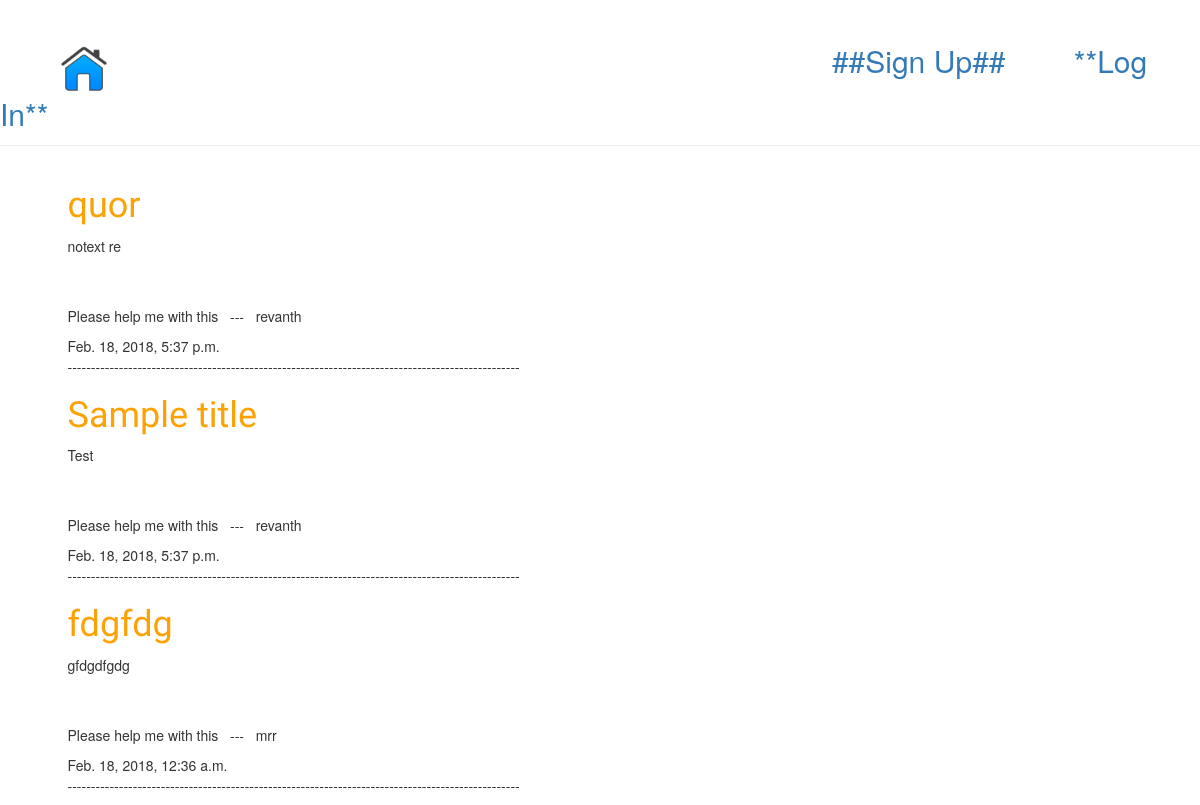
The app's page /, older data.
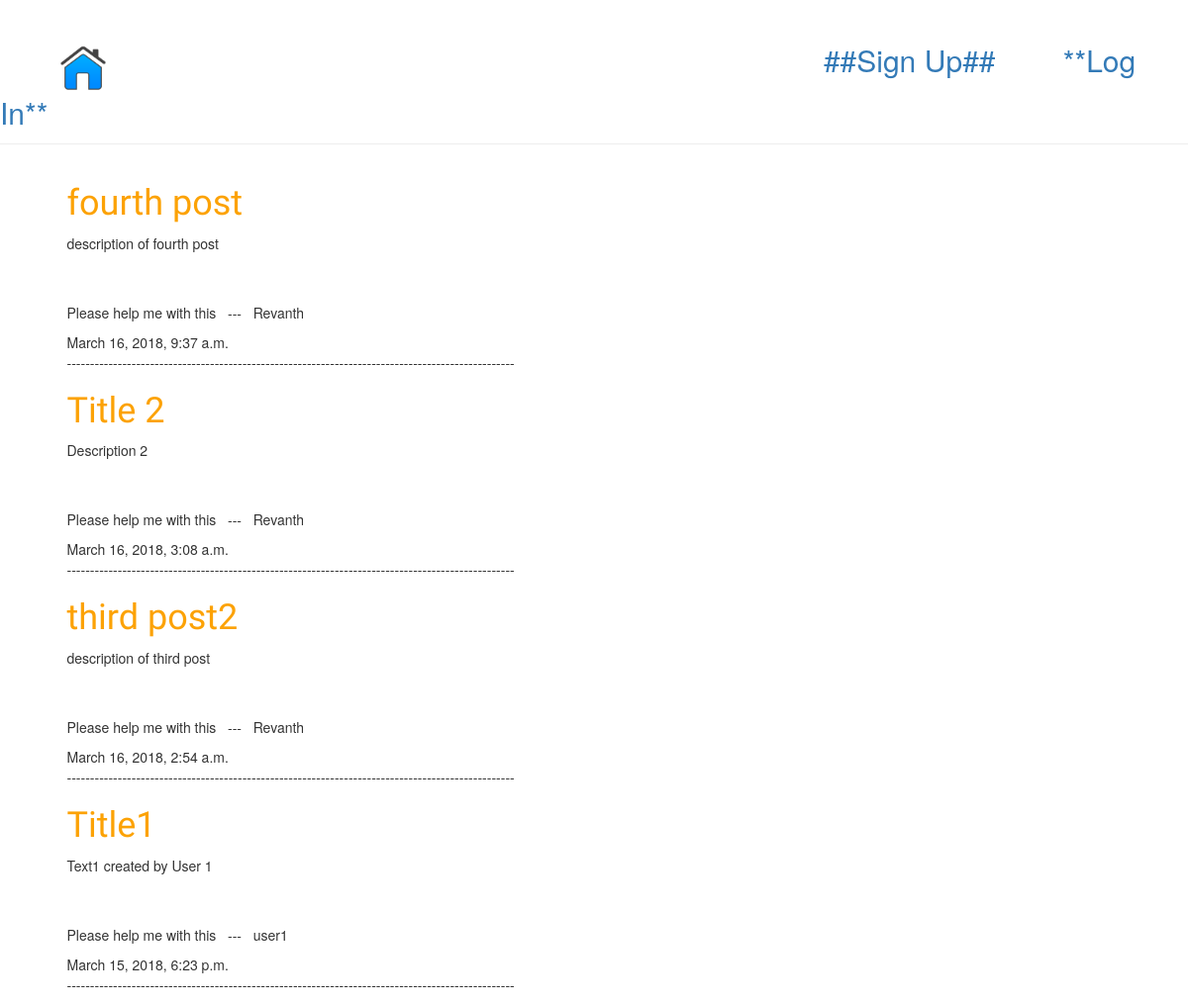
The same page, newer data.
### blog/models.py (models this page shows, shortened)
class Post(models.Model):
    author = models.ForeignKey('auth.User', on_delete=models.CASCADE)
    title = models.CharField(max_length=200)
    text = models.TextField()
    created_date = models.DateTimeField(
            default=timezone.now)
    published_date = models.DateTimeField(
            blank=True, null=True)

### blog/views.py (the view)
# urls.py: url(r'^$', views.post_list, name='post_list'),
def post_list(request):
    posts = Post.objects.filter(published_date__lte=timezone.now()).order_by('published_date')
    return render(request, 'blog/post_list.html', {'posts': posts})

### blog/templates/blog/post_list.html (shortened to what this page needs)
{% extends 'blog/base.html' %}
{% load staticfiles %}
        {% block content %}
        {% for post in posts reversed %}
		    <div class="post">
		        <h1><a href="{% url 'post_detail' pk=post.pk %}">{{ post.title }}</a></h1>
		        <p>{{ post.text|linebreaksbr }}</p></br></br>
		        <p>Please help me with this &nbsp;&nbsp;---&nbsp;&nbsp; {{post.author}}</p>
		        <div class="date">
		            {{ post.published_date }}
		        </div>
		        <p>-------------------------------------------------------------------------------------------------</p>
		    </div>
		{% endfor %}
		{% endblock %}

### blog/templates/blog/base.html (shortened to what this page needs)
{% load staticfiles %}
<html>
    <head>
        <link rel="stylesheet" href="//maxcdn.bootstrapcdn.com/bootstrap/3.2.0/css/bootstrap.min.css">
        <link rel="stylesheet" href="//maxcdn.bootstrapcdn.com/bootstrap/3.2.0/css/bootstrap-theme.min.css">
        <link rel="stylesheet" href="{% static 'css/blog.css' %}">
    </head>
    <body>
    <div class="page-header">
         <span>   <a href="{% url 'home' %}" ><img src="{% static 'images/home.png' %}" style="width:4vw;margin-left: 5%;"></a>
        {% if user.is_authenticated %}
            <h3 style="margin-left: 10vw;">Hello   {{request.user}} !</h3>
            <a href="{% url 'post_new' %}" style="margin-left: 10%;font-size: 3rem;">Got a Question??? ask me ! </a>
             <a href="{% url 'logout' %}"  style="margin-left: 40%;font-size: 3rem;">Logout</a>
         </span>
        {% else %}
            <a href="{% url 'signup' %}" style="margin-left: 60%;font-size: 3rem;" >##Sign Up## </a>
            <a href="{% url 'login' %}" style="margin-left: 5%;font-size: 3rem;" >**Log In**</a>
            </span>
        {% endif %}
    </div>
    <div class="content container">
        <div class="row">
            <div class="col-md-8">
            {% block content %}
            {% endblock %}
            </div>
        </div>
    </div>
</body>
</html>

### blog/static/css/blog.css (style rules this page uses)
h1 a { color: #FCA205; font-family: 'Lobster'; text-decoration: none; margin-left: 5%; }
p,.date { margin-left: 5%; }

Row changes from the older to the newer data that the page shows:
removed Post: title "quor", text "notext re", author "revanth", published_date "Feb. 18, 2018, 5:37 p.m."
removed Post: title "fdgfdg", text "gfdgdfgdg", author "mrr", published_date "Feb. 18, 2018, 12:36 a.m."
added Post: title "fourth post", text "description of fourth post", author "Revanth", published_date "March 16, 2018, 9:37 a.m."
changed Post: title "Sample title" → "Title 2"; text "Test" → "Description 2"; author "revanth" → "Revanth"; published_date "Feb. 18, 2018, 5:37 p.m." → "March 16, 2018, 3:08 a.m."
added Post: title "third post2", text "description of third post", author "Revanth", published_date "March 16, 2018, 2:54 a.m."
added Post: title "Title1", text "Text1 created by User 1", author "user1", published_date "March 15, 2018, 6:23 p.m."
